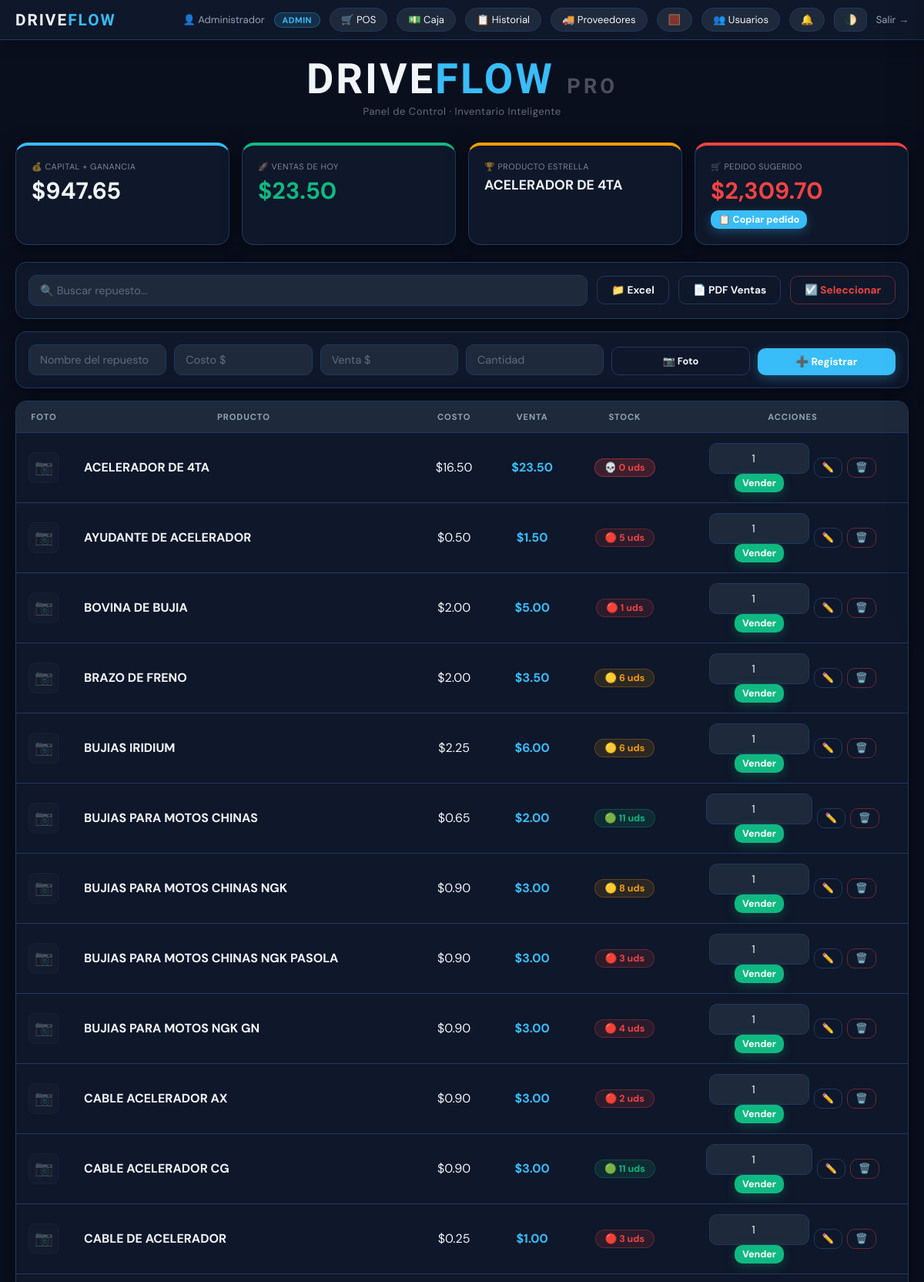
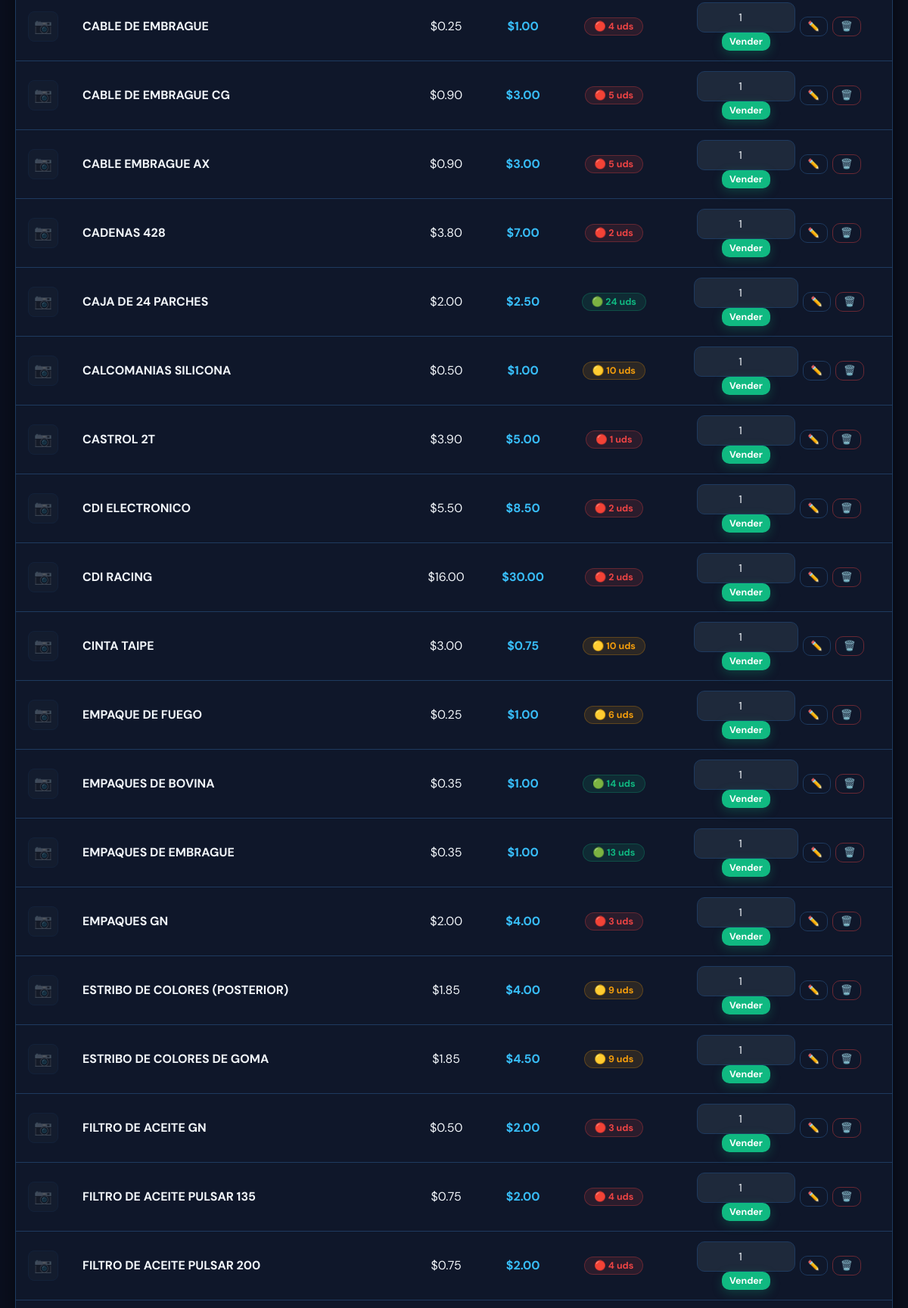
/ (signed in, upper part), run on the app's committed database (2 pictures, top to bottom).
### models.py (models this page shows)
class Repuesto(db.Model):
    __tablename__ = 'repuesto'
    id           = db.Column(db.Integer, primary_key=True)
    nombre       = db.Column(db.String(100), nullable=False, unique=True)
    p_costo      = db.Column(db.Float, nullable=False)
    p_venta      = db.Column(db.Float, nullable=False)
    stock        = db.Column(db.Integer, nullable=False, default=0)
    vendido      = db.Column(db.Integer, default=0)
    stock_minimo = db.Column(db.Integer, default=5)
    foto_url     = db.Column(db.String(255), nullable=True)   # ← foto del producto
    ventas    = db.relationship('Venta', backref='repuesto', cascade='all, delete-orphan', lazy=True)
    historial = db.relationship('HistorialStock', backref='repuesto', cascade='all, delete-orphan', lazy=True)
    @property
    def estado_stock(self):
        if self.stock == 0:                     return 'agotado'
        if self.stock <= self.stock_minimo:     return 'critico'
        if self.stock <= self.stock_minimo * 2: return 'bajo'
        return 'ok'

### routes/inventario.py (the view)
@inventario_bp.route('/')
def inicio():
    busqueda   = request.args.get('buscar','').upper().strip()
    inventario = (Repuesto.query.filter(func.upper(Repuesto.nombre).contains(busqueda)).all()
                  if busqueda else Repuesto.query.all())
    ventas = Venta.query.order_by(Venta.fecha.desc()).limit(15).all()
    return render_template('index.html', inventario=inventario, ventas=ventas, **_stats())

### routes/inventario.py (called while the page is built)
def puede_ver_costos():
    return session.get('user_rol') in ROLES_PRIVILEGIADOS

### templates/index.html (shortened to what this page needs)
<!DOCTYPE html>
<html lang="es">
<head>
    <link rel="stylesheet" href="{{ url_for('static', filename='css/main.css') }}">
</head>
<body>
<nav class="topbar">
    <div class="topbar-left">
        <span class="logo-sm">DRIVE<span>FLOW</span></span>
    </div>
    <div class="topbar-right">
        <a href="/perfil" class="user-info" style="text-decoration:none;cursor:pointer">👤 {{ session.get('user_nombre','Usuario') }}</a>
        <span class="rol-badge rol-{{ session.get('user_rol','vendedor') }}">{{ session.get('user_rol','vendedor').upper() }}</span>
        <a href="/pos" class="btn-alerta" style="text-decoration:none">🛒 POS</a>
        <a href="/caja" class="btn-alerta" style="text-decoration:none">💵 Caja</a>
        <a href="/historial" class="btn-alerta" style="text-decoration:none">📋 Historial</a>
        <a href="/proveedores" class="btn-alerta" style="text-decoration:none">🚚 Proveedores</a>
        <button class="btn-alerta" onclick="toggleCalc()" title="Calculadora de precios">🧮</button>
        {% if session.get('user_rol') == 'admin' %}
        <a href="/usuarios" class="btn-alerta" style="text-decoration:none">👥 Usuarios</a>
        {% endif %}
        <button class="btn-alerta" onclick="toggleAlertas()" id="btnAlerta">
            🔔 <span class="badge-count" id="badgeCount" style="display:none">0</span>
        </button>
        <button class="theme-btn" onclick="toggleTheme()">🌓</button>
        <a href="/logout" class="btn-logout">Salir →</a>
    </div>
</nav>
<div class="container">
    <header class="site-header">
        <h1 class="logo-main">DRIVE<span>FLOW</span> <em>PRO</em></h1>
        <p class="tagline">Panel de Control · Inventario Inteligente</p>
    </header>
    <div class="kpis">
        {% if puede_costos %}
        <div class="kpi kpi-blue">
            <small>💰 CAPITAL + GANANCIA</small>
            <strong>${{ "{:,.2f}".format((inversion or 0) + ganancia) }}</strong>
        </div>
        {% endif %}
        <div class="kpi kpi-green">
            <small>🚀 VENTAS DE HOY</small>
            <strong style="color:var(--success)">${{ "{:,.2f}".format(total_hoy) }}</strong>
        </div>
        <div class="kpi kpi-yellow">
            <small>🏆 PRODUCTO ESTRELLA</small>
            <strong style="font-size:1.1em">{{ estrella }}</strong>
        </div>
        {% if puede_costos %}
        <div class="kpi kpi-red">
            <small>🛒 PEDIDO SUGERIDO</small>
            <strong style="color:var(--danger)">${{ "{:,.2f}".format(inversion_sugerida or 0) }}</strong>
            <button onclick="copiarPedido()" class="btn btn-sm btn-primary" style="margin-top:8px">📋 Copiar pedido</button>
        </div>
        {% endif %}
    </div>
    <div class="toolbar card">
        <form action="/" method="GET" style="flex:1">
            <input type="text" name="buscar" placeholder="🔍 Buscar repuesto..." value="{{ request.args.get('buscar','') }}" autocomplete="off">
        </form>
        {% if puede_costos %}
        <form action="/subir_masivo" method="POST" enctype="multipart/form-data">
            <label class="btn btn-outline">
                📁 Excel
            </label>
        </form>
        {% endif %}
        <a href="/reportes/ventas_pdf?dias=30" class="btn btn-outline" target="_blank">📄 PDF Ventas</a>
        {% if puede_costos %}
        <button class="btn btn-outline btn-red" onclick="toggleSeleccion()" id="btnSelec">☑️ Seleccionar</button>
        {% endif %}
    </div>
    {% if puede_costos %}
    <form action="/agregar" method="POST" class="card form-add" enctype="multipart/form-data">
        <input type="text"   name="nombre"  placeholder="Nombre del repuesto" required>
        <input type="number" name="p_costo" placeholder="Costo $"   step="0.01" min="0.01" required>
        <input type="number" name="p_venta" placeholder="Venta $"   step="0.01" min="0.01" required>
        <input type="number" name="stock"   placeholder="Cantidad"  min="0"     required>
        <label class="btn btn-outline" style="cursor:pointer;font-size:.8em">
            📷 Foto
        </label>
        <button type="submit" class="btn btn-primary">➕ Registrar</button>
    </form>
    {% endif %}
    <div class="card card-table">
        <table>
            <thead>
                <tr>
                    <th style="width:52px">Foto</th>
                    <th>Producto</th>
                    {% if puede_costos %}<th>Costo</th>{% endif %}
                    <th>Venta</th>
                    <th>Stock</th>
                    <th>Acciones</th>
                </tr>
            </thead>
            <tbody id="tbodyInventario">
            {% for p in inventario %}
            <tr class="fila" data-id="{{ p.id }}">
                <td>
                    {% if p.foto_url %}
                    <img src="/static/{{ p.foto_url }}" style="width:40px;height:40px;object-fit:cover;border-radius:8px;border:1px solid var(--border)" onclick="verFoto('/static/{{ p.foto_url }}','{{ p.nombre }}')" class="foto-thumb">
                    {% else %}
                    <div style="width:40px;height:40px;border-radius:8px;background:var(--panel2);border:1px solid var(--border);display:flex;align-items:center;justify-content:center;opacity:.3;font-size:1.2em">📷</div>
                    {% endif %}
                </td>
                <td class="td-left"><b>{{ p.nombre }}</b></td>
                {% if puede_costos %}
                <td>${{ "{:,.2f}".format(p.p_costo) }}</td>
                {% endif %}
                <td style="color:var(--primary);font-weight:700">${{ "{:,.2f}".format(p.p_venta) }}</td>
                <td>
                    <span class="stock-badge stock-{{ p.estado_stock }}">
                        {% if p.estado_stock=='agotado' %}💀
                        {% elif p.estado_stock=='critico' %}🔴
                        {% elif p.estado_stock=='bajo' %}🟡
                        {% else %}🟢{% endif %}
                        {{ p.stock }} uds
                    </span>
                </td>
                <td>
                    <div class="actions">
                        <form action="/vender/{{ p.id }}" method="POST" onsubmit="return onVender(event,this)">
                            <input type="number" name="cantidad_venta" value="1" min="1" max="{{ p.stock }}" class="qty">
                            <button type="submit" class="btn btn-success btn-sm">Vender</button>
                        </form>
                        {% if puede_costos %}
                        <button class="btn btn-outline btn-sm" onclick="abrirEditar('{{ p.id }}','{{ p.nombre }}','{{ p.p_costo }}','{{ p.p_venta }}','{{ p.stock }}','{{ p.foto_url or '' }}')">✏️</button>
                        <a href="/eliminar_producto/{{ p.id }}" class="btn btn-outline btn-sm btn-red" onclick="return onEliminar(event,this,'{{ p.nombre }}')">🗑️</a>
                        {% endif %}
                    </div>
                </td>
            </tr>
            {% else %}
            <tr><td colspan="7" class="empty">Sin resultados en inventario.</td></tr>
            {% endfor %}
            </tbody>
        </table>
    </div>
</div>
</body>
</html>

### data on the page
Repuesto: nombre "ACELERADOR DE 4TA", p_costo "16.50", p_venta "23.50", stock "0"
Repuesto: nombre "AYUDANTE DE ACELERADOR", p_costo "0.50", p_venta "1.50", stock "5"
Repuesto: nombre "BOVINA DE BUJIA", p_costo "2.00", p_venta "5.00", stock "1", cantidad_venta "1"
Repuesto: nombre "BRAZO DE FRENO", p_costo "2.00", p_venta "3.50", stock "6"
Repuesto: nombre "BUJIAS IRIDIUM", p_costo "2.25", p_venta "6.00", stock "6"
Repuesto: nombre "BUJIAS PARA MOTOS CHINAS", p_costo "0.65", p_venta "2.00", stock "11"
Repuesto: nombre "BUJIAS PARA MOTOS CHINAS NGK", p_costo "0.90", p_venta "3.00", stock "8"
Repuesto: nombre "BUJIAS PARA MOTOS CHINAS NGK PASOLA", p_costo "0.90", p_venta "3.00", stock "3"
Repuesto: nombre "BUJIAS PARA MOTOS NGK GN", p_costo "0.90", p_venta "3.00", stock "4"
Repuesto: nombre "CABLE ACELERADOR AX", p_costo "0.90", p_venta "3.00", stock "2"
Repuesto: nombre "CABLE ACELERADOR CG", p_costo "0.90", p_venta "3.00", stock "11"
Repuesto: nombre "CABLE DE ACELERADOR", p_costo "0.25", p_venta "1.00", stock "3"
Repuesto: nombre "CABLE DE EMBRAGUE", p_costo "0.25", p_venta "1.00", stock "4"
Repuesto: nombre "CABLE DE EMBRAGUE CG", p_costo "0.90", p_venta "3.00", stock "5"
Repuesto: nombre "CABLE EMBRAGUE AX", p_costo "0.90", p_venta "3.00", stock "5"
Repuesto: nombre "CADENAS 428", p_costo "3.80", p_venta "7.00", stock "2"
Repuesto: nombre "CAJA DE 24 PARCHES", p_costo "2.00", p_venta "2.50", stock "24"
Repuesto: nombre "CALCOMANIAS SILICONA", p_costo "0.50", p_venta "1.00", stock "10"
Repuesto: nombre "CASTROL 2T", p_costo "3.90", p_venta "5.00", stock "1", cantidad_venta "1"
Repuesto: nombre "CDI ELECTRONICO", p_costo "5.50", p_venta "8.50", stock "2"
Repuesto: nombre "CDI RACING", p_costo "16.00", p_venta "30.00", stock "2"
Repuesto: nombre "CINTA TAIPE", p_costo "3.00", p_venta "0.75", stock "10"
Repuesto: nombre "EMPAQUE DE FUEGO", p_costo "0.25", p_venta "1.00", stock "6"
Repuesto: nombre "EMPAQUES DE BOVINA", p_costo "0.35", p_venta "1.00", stock "14"
Repuesto: nombre "EMPAQUES DE EMBRAGUE", p_costo "0.35", p_venta "1.00", stock "13"
Repuesto: nombre "EMPAQUES GN", p_costo "2.00", p_venta "4.00", stock "3"
Repuesto: nombre "ESTRIBO DE COLORES (POSTERIOR)", p_costo "1.85", p_venta "4.00", stock "9"
Repuesto: nombre "ESTRIBO DE COLORES DE GOMA", p_costo "1.85", p_venta "4.50", stock "9"
Repuesto: nombre "FILTRO DE ACEITE GN", p_costo "0.50", p_venta "2.00", stock "3"
Repuesto: nombre "FILTRO DE ACEITE PULSAR 135", p_costo "0.75", p_venta "2.00", stock "4"
Repuesto: nombre "FILTRO DE ACEITE PULSAR 200", p_costo "0.75", p_venta "2.00", stock "4"

### other printed values
{{ session.get('user_nombre','Usuario') }} "Administrador"
{{ session.get('user_rol','vendedor').upper() }} "ADMIN"
{{ "{:,.2f}".format((inversion or 0) + ganancia) }} "947.65"
{{ "{:,.2f}".format(total_hoy) }} "23.50"
{{ "{:,.2f}".format(inversion_sugerida or 0) }} "2,309.70"
